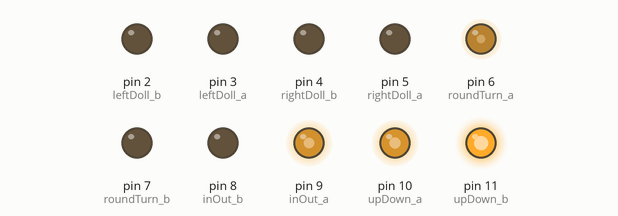
A sketch run on a simulated Arduino Uno, built with avr-gcc and run on an emulated ATmega328P. Shown: output pins drawn as LEDs (lit = HIGH).

Above: at 0.1 s.
Timing chart, 0 to 1.6 s (numbered marks = the images above):
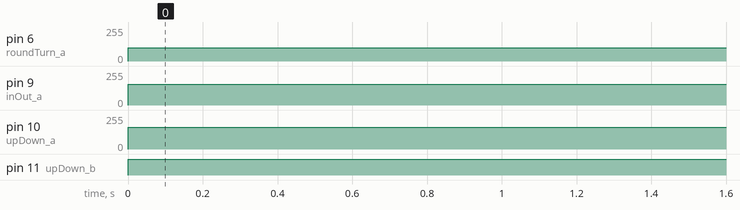

The sketch:

test.ino
```cpp
#define leftDoll_a 3  // a means analog
#define leftDoll_b 2  // b is a digital pin
#define encoderLD A1

#define rightDoll_a 5
#define rightDoll_b 4
#define encoderRD A2

#define roundTurn_a 6
#define roundTurn_b 7

#define inOut_a 9
#define inOut_b 8

#define upDown_a 10
#define upDown_b 11
#define encoderUD A3
void setup() {
  // put your setup code here, to run once:
  Serial.begin(9600);
  // put your setup code here, to run once:
pinMode(leftDoll_a,OUTPUT);
pinMode(leftDoll_b,OUTPUT);

pinMode(rightDoll_a,OUTPUT);
pinMode(rightDoll_b,OUTPUT);

pinMode(roundTurn_a,OUTPUT);
pinMode(roundTurn_b,OUTPUT);

pinMode(inOut_a,OUTPUT);
pinMode(inOut_b,OUTPUT);

pinMode(upDown_a,OUTPUT);
pinMode(upDown_b,OUTPUT);

pinMode(encoderRD,INPUT_PULLUP);
pinMode(encoderLD,INPUT_PULLUP);
pinMode(encoderUD,INPUT_PULLUP);

}
void stop() // just stop 2 doll
{
  digitalWrite(leftDoll_a,0);
  digitalWrite(leftDoll_b,0);
  digitalWrite(rightDoll_a,0);
  digitalWrite(rightDoll_b,0);
    digitalWrite(roundTurn_a,0);
  digitalWrite(roundTurn_b,0);
  digitalWrite(inOut_a,0);
  digitalWrite(inOut_b,0);
}
void loop() {
  // put your main code here, to run repeatedly:
   analogWrite(roundTurn_a,100);
    digitalWrite(roundTurn_b,0);

     analogWrite(upDown_a,165);
    digitalWrite(upDown_b,1);

    analogWrite(inOut_a,155);
    digitalWrite(inOut_b,0);


}
```

Measured:
- by itself, pin 6 (roundTurn_a): 0/255 → 100/255 at 0.00 s
- by itself, pin 9 (inOut_a): 0/255 → 155/255 at 0.00 s
- by itself, pin 10 (upDown_a): 0/255 → 165/255 at 0.00 s
- by itself, pin 11 (upDown_b): LOW → HIGH at 0.00 s
